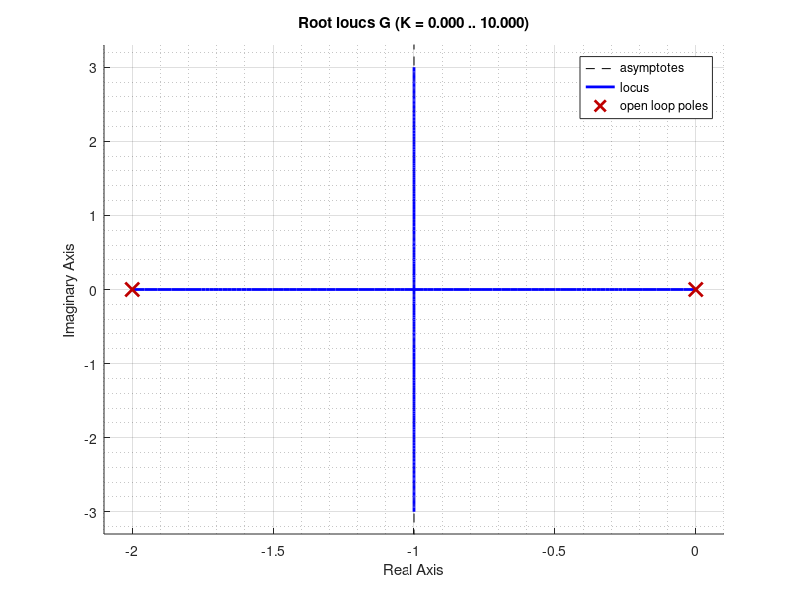
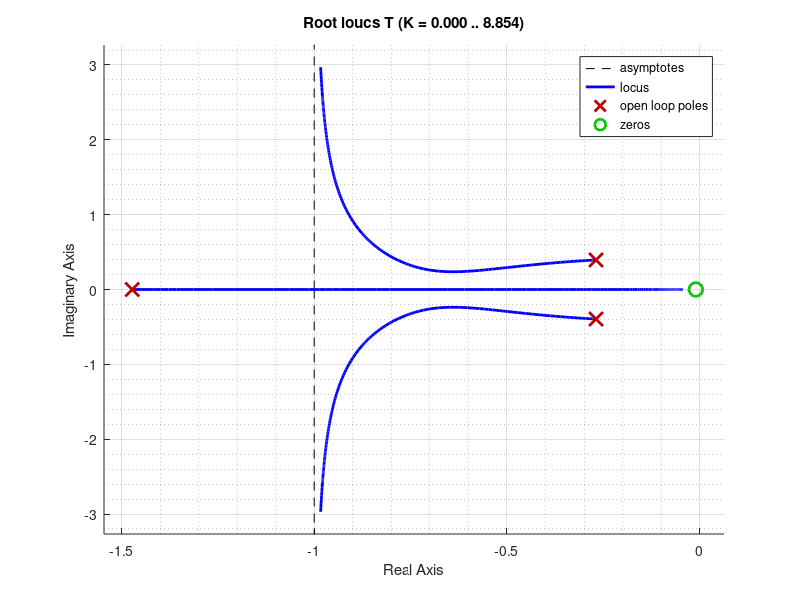
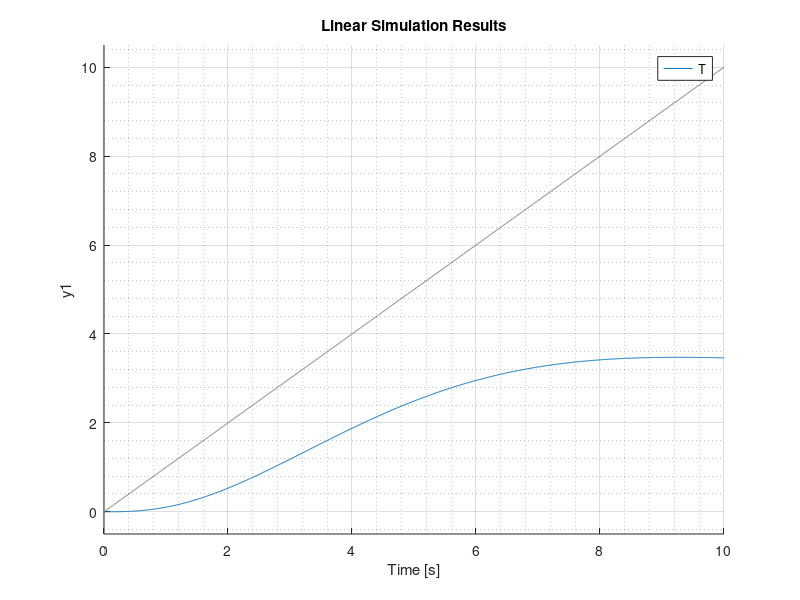
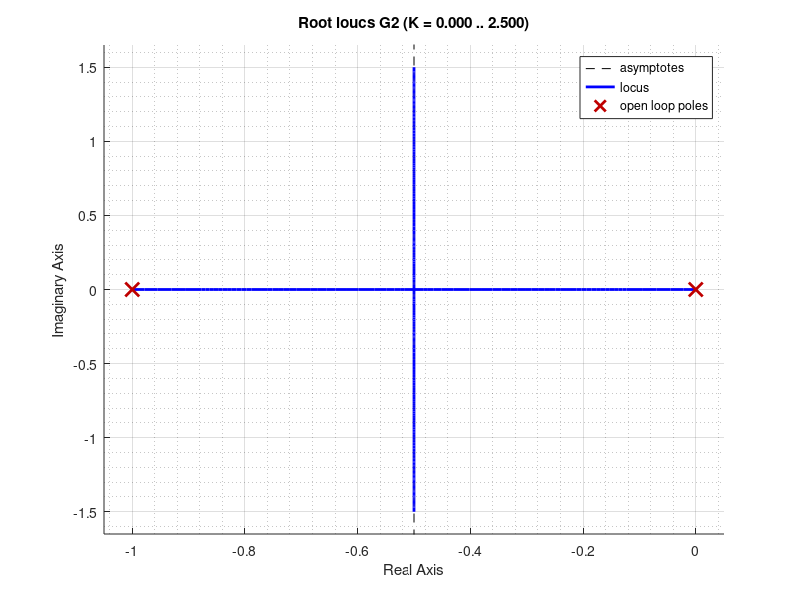

Write MATLAB code to recreate these figures, in order. (Note: this script raises an error after producing the figures.)
close all;
clear;

% Kmax = 10e3;
% Kcount = 100;
% K = linspace( 0, Kmax, Kcount );

% 
% Gc = tf( [ 1, 0.336 ], [ 1 0.01 ] );
% T = feedback( series( G, Gc ), 1 );


G = tf ( 1, [ 1 2 0 ] );

q1a = figure( 'WindowStyle', 'Docked' );
    hold on; grid on; grid minor;
    
    rlocus( G );
    
    


Gc = tf( [ 1, 0.336 ], [ 1 0.01 ] );
T = feedback( G, Gc );

q2a = figure( 'WindowStyle', 'Docked' );
    hold on; grid on; grid minor;
    
    rlocus( T );
    
    
    
    
    
t = 0 : 0.01 : 10; 
r = t;
    
q3a = figure( 'WindowStyle', 'Docked' );
    hold on; grid on; grid minor;
    
    lsim( T, r, t );
    
    
    
    
    
G2 = tf( [ 1 ], [ 1 1 0 ] );
q4a = figure( 'WindowStyle', 'Docked' );
    hold on; grid on; grid minor;

     rlocus( G2 );
     
     
     
Gc2 = 60 * tf( [ 1 2 ], [ 1 9 ] );
T2 = series( G2, Gc2 );
 
q5a = figure( 'WindowStyle', 'Docked' );
    hold on; grid on; grid minor;

     rlocus( T2 );
     
     
G3 = tf( [ 1 ], [ 1 2 0 ] ) ;

q6a = figure( 'WindowStyle', 'Docked' );
    hold on; grid on; grid minor;

     rlocus( G3 );
     
 
     
Gc3 = tf( [ 1 0.57 ], [ 1 0.149 ] );
T3 = series( G3, Gc3 );
     
q7a = figure( 'WindowStyle', 'Docked' );
    hold on; grid on; grid minor;

     rlocus( T3 );
     
     
     
t = linspace( 0, 10, 1000 );    
r = t;
q8a = figure( 'WindowStyle', 'Docked' );
    hold on; grid on; grid minor;
    
    lsim( T3, r, t );
    
    
    
t = linspace( 0, 10, 1000 );    
u = heaviside( t ); 

q9a = figure( 'WindowStyle', 'Docked' );
    hold on; grid on; grid minor;
    
    lsim( T3, u, t );
    
    
    
    

G4 = tf( [ 400 ], [ 1 30 200 0 ] );
    
q10a = figure( 'WindowStyle', 'Docked' );
    hold on; grid on; grid minor;
    
    rlocus( G4 );
    
    
    
    
    
    
Gc4 = 0.00125 * tf( [ 1 0 ], [ 1 31.34 ] );
T4 = series( G4, Gc4 );

q11a = figure( 'WindowStyle', 'Docked' );
    hold on; grid on; grid minor;
    
    rlocus( T4 );
     
    
    
t = linspace( 0, 10, 1000 );
u = heaviside( t );

q12a = figure( 'WindowStyle', 'Docked' );
    hold on; grid on; grid minor;
    
    lsim( T4, u, t );
 

    
    
    
    
% f2 = figure( 'WindowStyle', 'Docked' );
% hold on; grid on; grid minor;
% t = 0 : 0.01 : 3;
% u = ones( 1, length( t ) );
% lsim( sys1, u , t );
% lsim( sysid, u, t );
% axis( [0 3 0 0.3 ] );
% legend( 'res', 'ideal' );







































